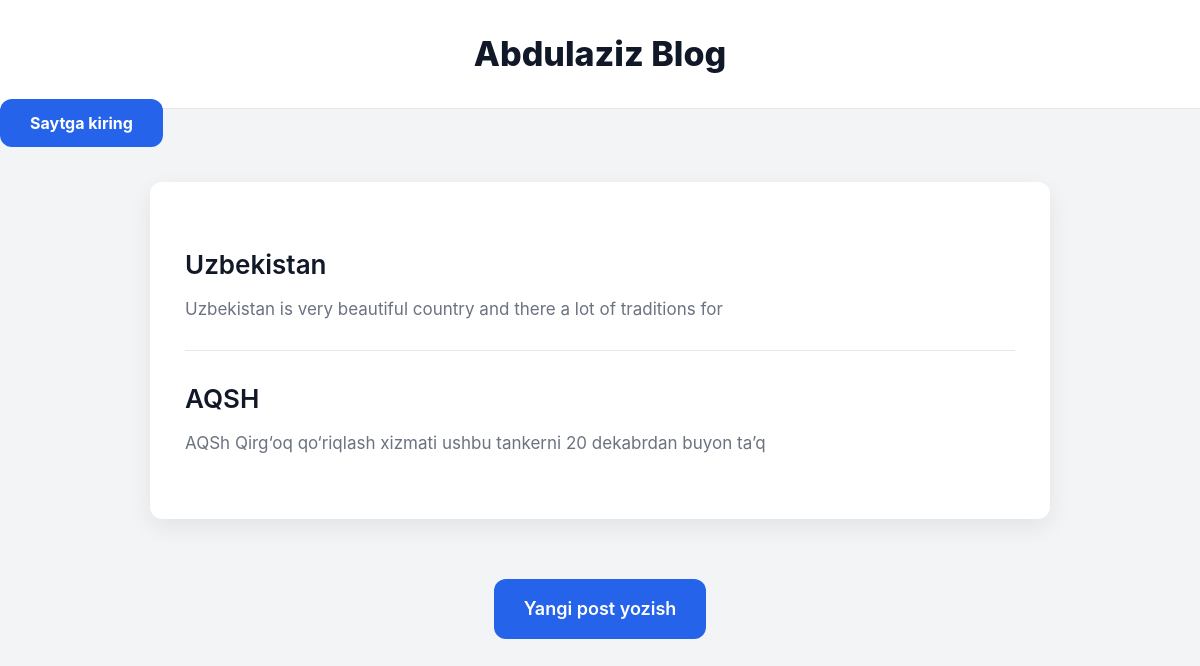
The page / on the database its author committed.
### blog/models.py (models this page shows, shortened)
class Post(models.Model):
    title = models.CharField(max_length=200)
    author = models.ForeignKey(
        'auth.User',
        on_delete=models.CASCADE,
    )
    body = models.TextField()

### blog/views.py (the view)
# urls.py: path('', PostListView.as_view(), name='home'),
class PostListView(ListView):
    model = Post
    template_name = 'home.html'

### templates/home.html
{% extends 'base.html' %}
{% block content %}
    {% for post in object_list %}
    <div class="post-entry">
        <h2><a href="{% url 'post_detail' post.pk %}">{{ post.title }}</a></h2>
        <p>{{ post.body | slice:":70" }}</p>
    </div>
    {% endfor %}
{% endblock content %}

### static/css/base.css (style rules this page uses)
* { margin: 0; padding: 0; box-sizing: border-box; }
:root { --bg-main: #f3f4f6; --bg-white: #ffffff; --text-dark: #111827; --text-muted: #6b7280; --primary: #2563eb; --border: #e5e7eb; --radius: 12px; --shadow: 0 8px 24px rgba(0,0,0,0.07); }
body { font-family: 'Inter', 'Segoe UI', sans-serif; background: var(--bg-main); color: var(--text-dark); line-height: 1.75; }
.post-entry { padding: 25px 0; border-bottom: 1px solid var(--border); }
.post-entry:last-child { border-bottom: none; }
.post-entry h2 { font-size: 26px; margin-bottom: 8px; }
.post-entry h2 a { color: var(--text-dark); text-decoration: none; }
.post-entry p { font-size: 17px; color: var(--text-muted); }
a { color: var(--primary); font-weight: 600; }
a, a:hover, a:focus, a:active { text-decoration: none; color: var(--primary); transition: 0.2s ease; }

### rows shown on the page
Post: title "Uzbekistan", body "Uzbekistan is very beautiful country and there a lot of traditions for"
Post: title "AQSH", body "AQSh Qirg‘oq qo‘riqlash xizmati ushbu tankerni 20 dekabrdan buyon ta’q"
